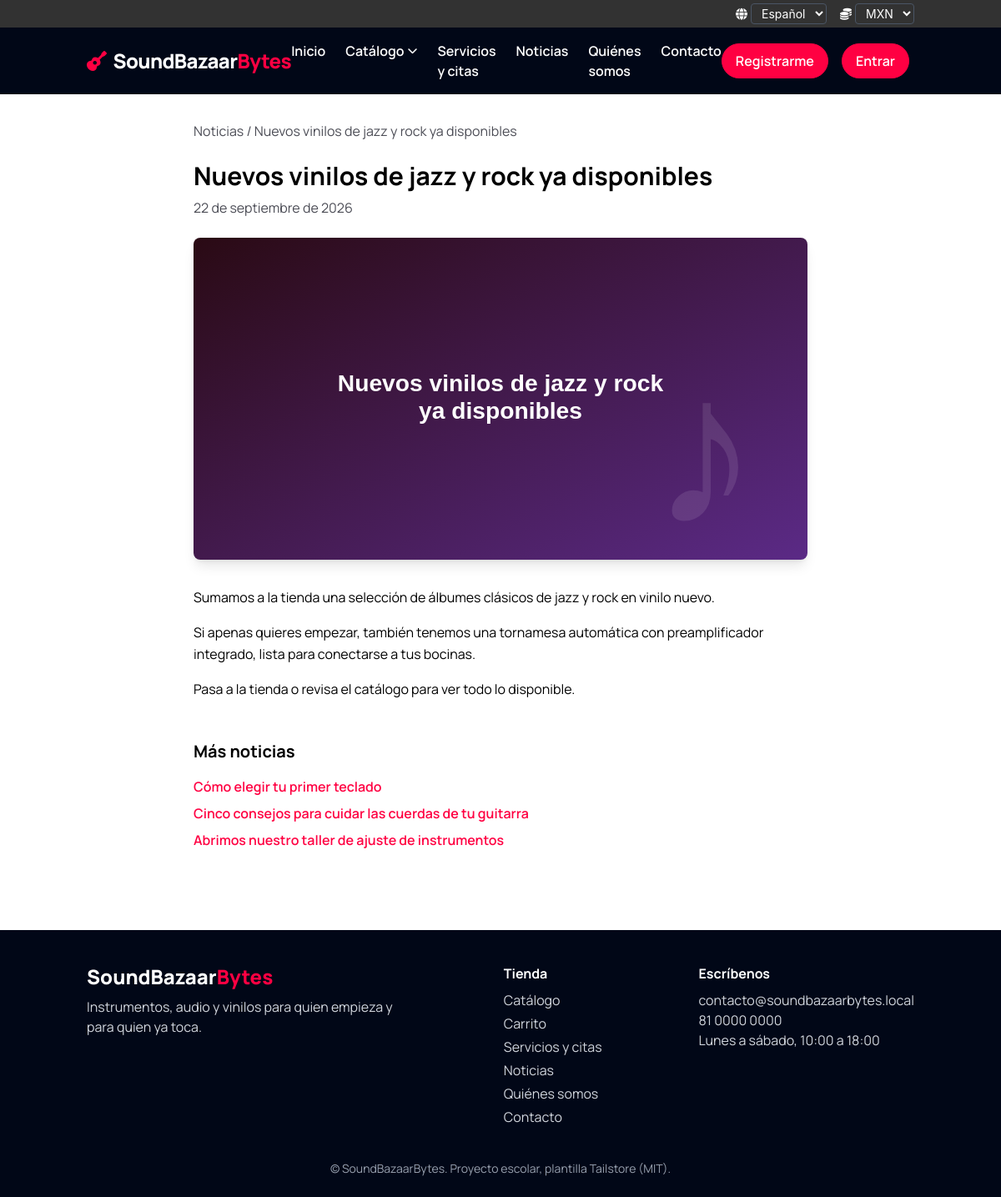
/noticias/nuevos-vinilos-jazz-rock/, run on the app's committed database.
### tienda/models.py (models this page shows, shortened)
class Noticia(models.Model):
    titulo = models.CharField(max_length=150)
    titulo_en = models.CharField('title (English)', max_length=150, blank=True)
    slug = models.SlugField(unique=True)
    resumen = models.CharField(max_length=250)
    resumen_en = models.CharField('summary (English)', max_length=250, blank=True)
    contenido = models.TextField()
    contenido_en = models.TextField('content (English)', blank=True)
    fecha = models.DateField()
    imagen = models.ImageField(upload_to='noticias/', blank=True)
    class Meta:
        ordering = ['-fecha']
    @property
    def imagen_url(self):
        if self.imagen:
            return self.imagen.url
        return static(f'images/news/{self.slug}.svg')

### tienda/views.py (the view)
# urls.py: path('noticias/<slug:slug>/', views.noticia, name='noticia'),
def noticia(request, slug):
    n = get_object_or_404(Noticia, slug=slug)
    otras = Noticia.objects.exclude(id=n.id)[:3]
    return render(request, 'tienda/noticia.html', {'n': n, 'otras': otras})

### tienda/cart.py (called while the page is built)
    def lineas(self):
        productos = Producto.objects.filter(id__in=self.datos.keys())
        for p in productos:
            cantidad = self.datos[str(p.id)]
            yield {'producto': p, 'cantidad': cantidad, 'subtotal': p.precio * cantidad}

    def total(self):
        return sum((l['subtotal'] for l in self.lineas()), Decimal('0'))

    def __len__(self):
        return sum(self.datos.values())

### tienda/context_processors.py (called while the page is built)
def carrito(request):
    c = Carrito(request)
    moneda = request.session.get('moneda', settings.MONEDA_BASE)
    if moneda not in settings.MONEDAS:
        moneda = settings.MONEDA_BASE
    return {
        'carrito_cantidad': len(c),
        'carrito_lineas': list(c.lineas()),
        'carrito_total': c.total(),
        'menu_categorias': Categoria.objects.all(),
        'moneda_actual': moneda,
        'monedas': list(settings.MONEDAS.keys()),
    }

### tienda/templatetags/tienda_extras.py (called while the page is built)
@register.simple_tag
def traducido(objeto, campo):
    if (get_language() or '').startswith('en'):
        texto = getattr(objeto, f'{campo}_en', '')
        if texto:
            return texto
    return getattr(objeto, campo)

### tienda/templates/tienda/noticia.html (shortened to what this page needs)
{% extends 'tienda/base.html' %}
{% load i18n tienda_extras %}
{% block contenido %}
<div class="container mx-auto px-4 py-8 max-w-3xl">
    <p class="mb-6 text-gray-txt"><a href="{% url 'noticias' %}" class="hover:text-primary">{% translate "Noticias" %}</a> / {% traducido n 'titulo' %}</p>
    <h1 class="text-3xl font-bold mb-2">{% traducido n 'titulo' %}</h1>
    <p class="text-gray-txt mb-6">{{ n.fecha|date:"DATE_FORMAT" }}</p>
    <img src="{{ n.imagen_url }}" alt="{% traducido n 'titulo' %}" class="w-full rounded-lg shadow-lg mb-8">
    {% traducido n 'contenido' as texto %}<div class="space-y-4 leading-relaxed">{{ texto|linebreaks }}</div>
    {% if otras %}
    <h2 class="text-xl font-bold mt-12 mb-4">{% translate "Más noticias" %}</h2>
    <ul class="space-y-2">
        {% for o in otras %}<li><a href="{% url 'noticia' o.slug %}" class="text-primary font-semibold">{% traducido o 'titulo' %}</a></li>{% endfor %}
    </ul>
    {% endif %}
</div>
{% endblock %}

### static/css/custom.css (style rules this page uses)
h1, h2, h3, h4, h5, h6, p, a { font-family: 'Manrope', sans-serif; }

### data on the page
Noticia: titulo "Nuevos vinilos de jazz y rock ya disponibles", fecha "22 de septiembre de 2026", imagen_url (picture), contenido "Sumamos a la tienda una selección de álbumes clásicos de jazz y rock en vinilo nuevo. Si apenas quieres empezar, también tenemos una tornamesa automática con preamplificador integrado, lista para conectarse a tus bocinas. Pasa a la tienda o revisa el catálogo para ver todo lo disponible."
Noticia: titulo "Cómo elegir tu primer teclado"
Noticia: titulo "Cinco consejos para cuidar las cuerdas de tu guitarra"
Noticia: titulo "Abrimos nuestro taller de ajuste de instrumentos"

### other printed values
form field language "Español"
form field moneda "MXN"
